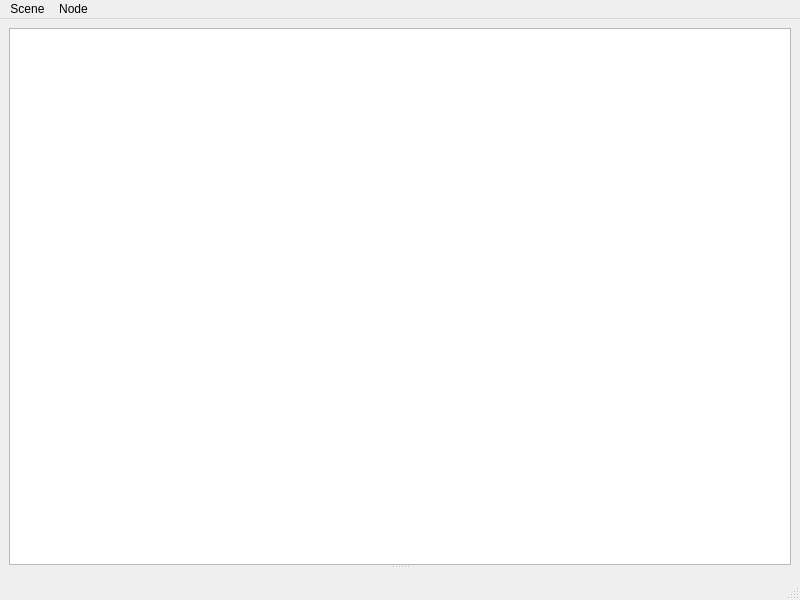
<?xml version="1.0" encoding="UTF-8"?>
<ui version="4.0">
 <class>MainWindow</class>
 <widget class="QMainWindow" name="MainWindow">
  <property name="geometry">
   <rect>
    <x>0</x>
    <y>0</y>
    <width>800</width>
    <height>600</height>
   </rect>
  </property>
  <property name="windowTitle">
   <string>MainWindow</string>
  </property>
  <widget class="QWidget" name="centralwidget">
   <layout class="QGridLayout" name="gridLayout_4">
    <item row="0" column="0">
     <widget class="QSplitter" name="v_splitter">
      <property name="orientation">
       <enum>Qt::Vertical</enum>
      </property>
      <property name="handleWidth">
       <number>4</number>
      </property>
      <widget class="QSplitter" name="h_splitter">
       <property name="orientation">
        <enum>Qt::Horizontal</enum>
       </property>
       <widget class="QTreeView" name="treeView">
        <property name="sizePolicy">
         <sizepolicy hsizetype="Expanding" vsizetype="Expanding">
          <horstretch>0</horstretch>
          <verstretch>0</verstretch>
         </sizepolicy>
        </property>
       </widget>
      </widget>
      <widget class="QWidget" name="gridLayoutWidget">
       <layout class="QGridLayout" name="gridLayout_5"/>
      </widget>
     </widget>
    </item>
   </layout>
  </widget>
  <widget class="QMenuBar" name="menubar">
   <property name="geometry">
    <rect>
     <x>0</x>
     <y>0</y>
     <width>800</width>
     <height>22</height>
    </rect>
   </property>
   <widget class="QMenu" name="menuNode">
    <property name="title">
     <string>Node</string>
    </property>
    <addaction name="actionNew"/>
    <addaction name="actionDelete"/>
   </widget>
   <widget class="QMenu" name="menuScene">
    <property name="title">
     <string>Scene</string>
    </property>
    <addaction name="actionNewScene"/>
    <addaction name="actionOpenScene"/>
    <addaction name="actionSave"/>
   </widget>
   <addaction name="menuScene"/>
   <addaction name="menuNode"/>
  </widget>
  <widget class="QStatusBar" name="statusbar"/>
  <action name="actionNew">
   <property name="text">
    <string>New</string>
   </property>
   <property name="shortcut">
    <string>Ctrl+N</string>
   </property>
  </action>
  <action name="actionDelete">
   <property name="text">
    <string>Delete</string>
   </property>
   <property name="shortcut">
    <string>Backspace</string>
   </property>
  </action>
  <action name="actionNewScene">
   <property name="text">
    <string>New</string>
   </property>
  </action>
  <action name="actionOpenScene">
   <property name="text">
    <string>Open</string>
   </property>
  </action>
  <action name="actionSave">
   <property name="text">
    <string>Save</string>
   </property>
  </action>
 </widget>
 <resources/>
 <connections/>
</ui>
